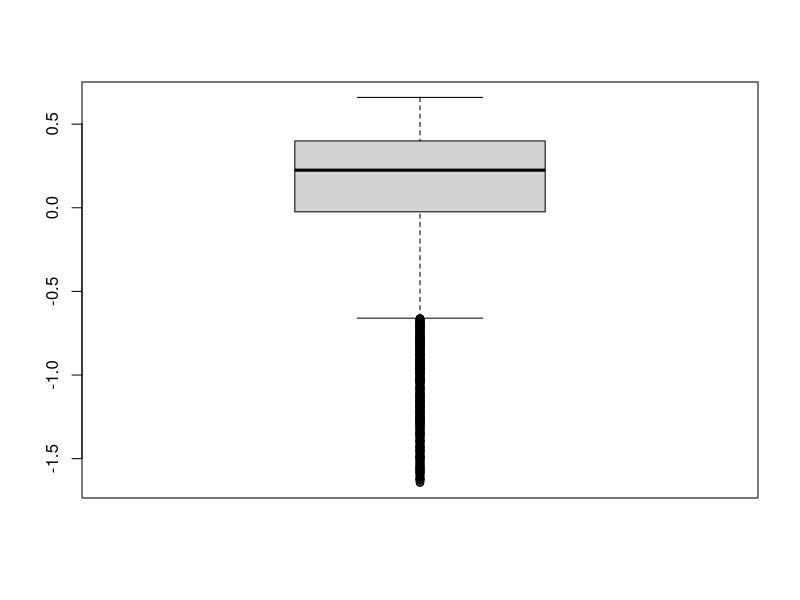
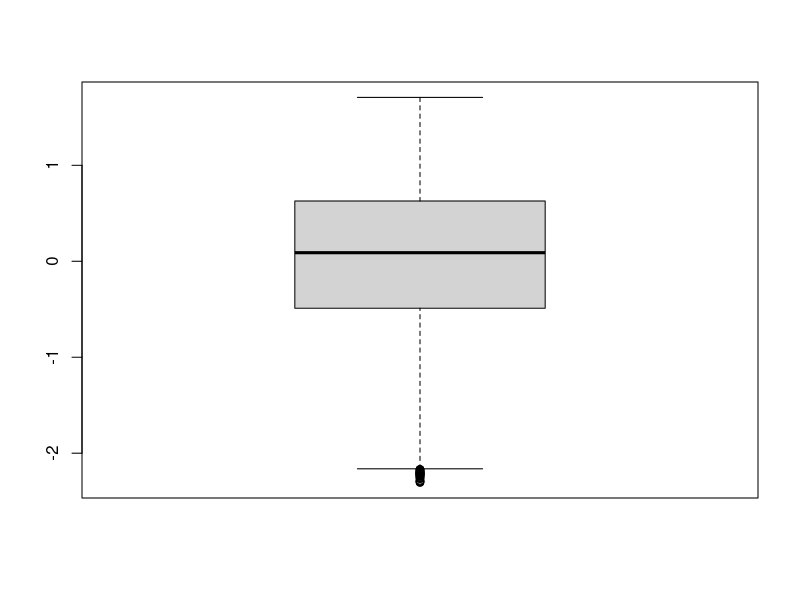
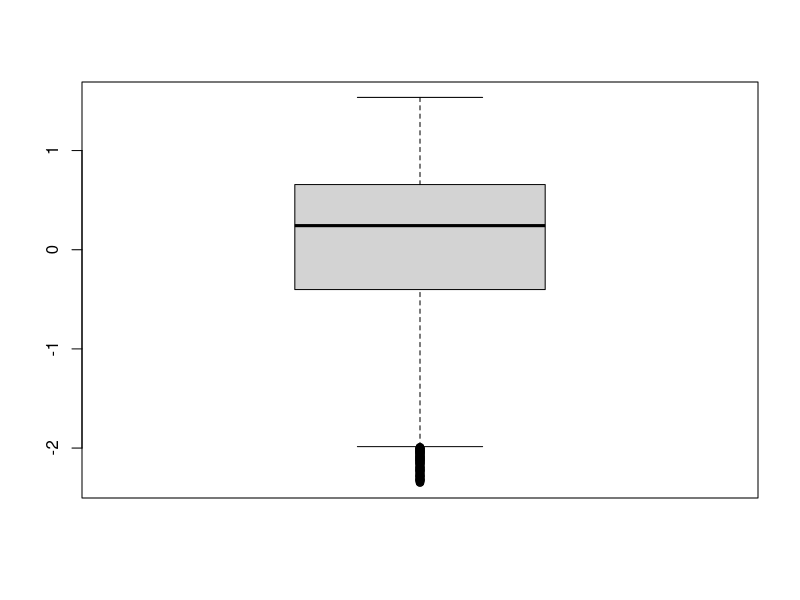
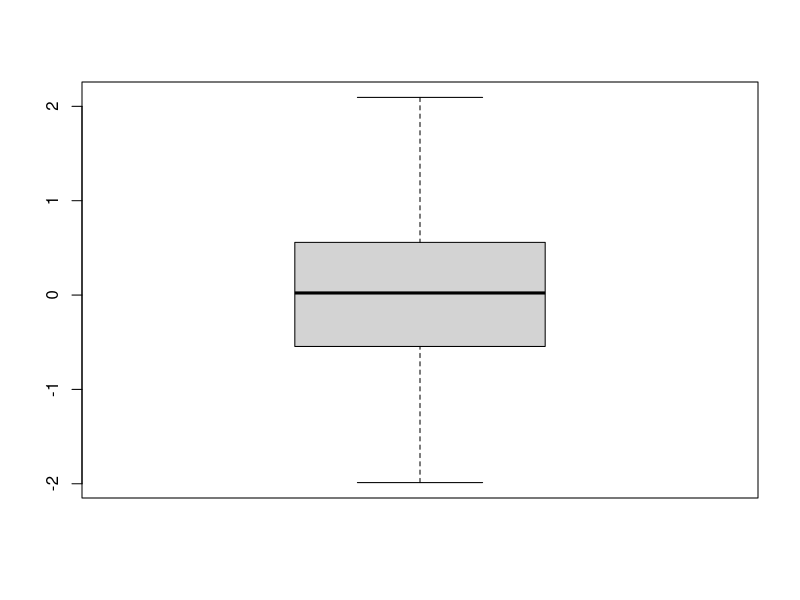
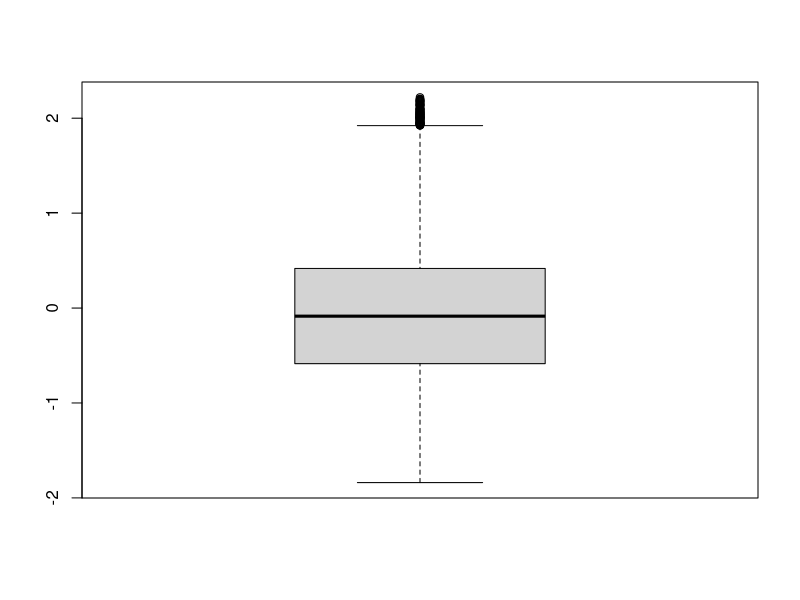
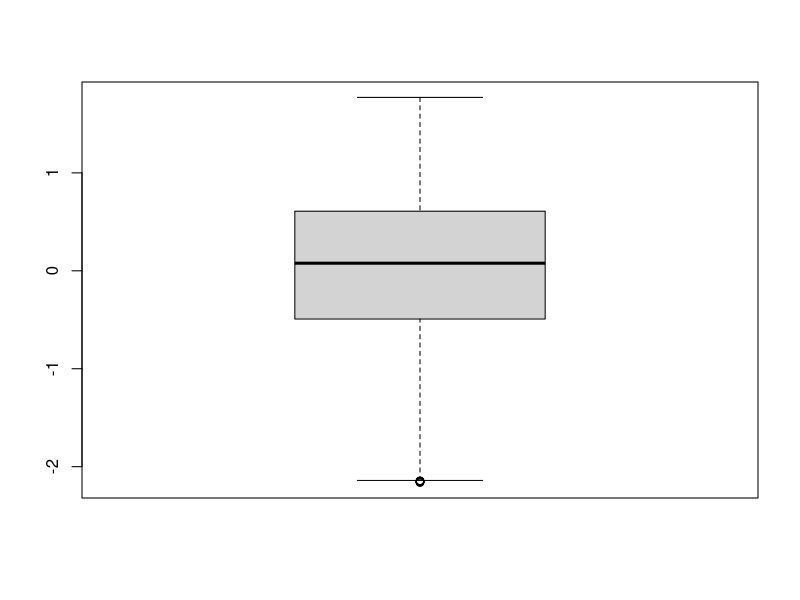
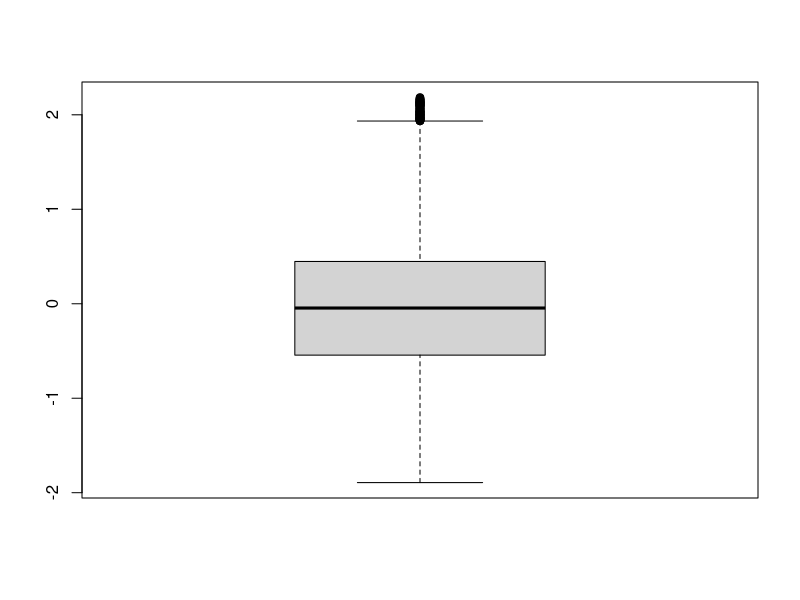
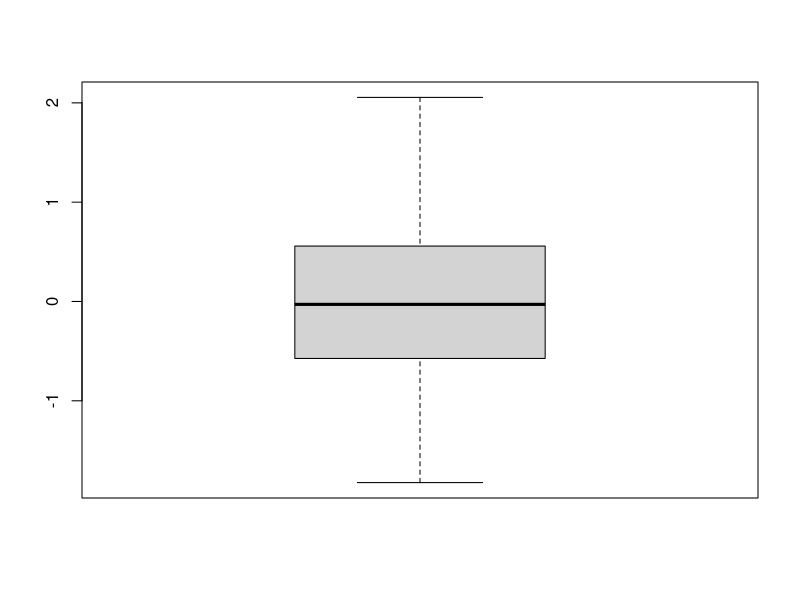

Generate these figures, in order, with R: (Note: this script raises an error after producing the figures.)
library(ggplot2)
library(randomForest)
library(ROCR)

library('rpart')
library('class') # for knn used in subset selecting   

# 1 read input data & modify column
train<-read.csv('hw7_train.csv', header = TRUE)
test<-read.csv('hw7_test.csv', header = TRUE)
length(train[,2])
length(test[,2])
label<-c()
for(i in 1:length(test[,2])){
  label<-c(label, 0)
}
test<-cbind(test, label)
test<-test[c(1,22,2,3,4,5,6,7,8,9,10,11,12,13,14,15,16,17,18,19,20,21)]
data<-data.frame()
data<-rbind(data,train)
data<-rbind(data,test)
data<-data[2:22] # cut column X (just no meaning serial number)
str(data)

# 2 missing & odd value imputation
summary(data)
sum(is.na(data)) # no missings

# 2.1 feature1
#boxplot(data$feature1) # outliers BAD
#sum(data$feature1< -1)
lower_bound<-quantile(data$feature1, 0.025)
upper_bound<-quantile(data$feature1, 0.975)
#sum(data$feature1 < lower_bound)
data$feature1[data$feature1<lower_bound]<-median(data$feature1)
data$feature1[data$feature1>upper_bound]<-median(data$feature1)
boxplot(data$feature1)
# 2.2 
lower_bound<-quantile(data$feature2, 0.025)
upper_bound<-quantile(data$feature2, 0.975)
data$feature2[data$feature2<lower_bound]<-median(data$feature2)
data$feature2[data$feature2>upper_bound]<-median(data$feature2)
boxplot(data$feature2)
# 2.3
lower_bound<-quantile(data$feature3, 0.025)
upper_bound<-quantile(data$feature3, 0.975)
data$feature3[data$feature3<lower_bound]<-median(data$feature3)
data$feature3[data$feature3>upper_bound]<-median(data$feature3)
boxplot(data$feature3)
# 2.4
lower_bound<-quantile(data$feature4, 0.025)
upper_bound<-quantile(data$feature4, 0.975)
data$feature4[data$feature4<lower_bound]<-median(data$feature4)
data$feature4[data$feature4>upper_bound]<-median(data$feature4)
boxplot(data$feature4)
# 2.5
lower_bound<-quantile(data$feature5, 0.025)
upper_bound<-quantile(data$feature5, 0.975)
data$feature5[data$feature5<lower_bound]<-median(data$feature5)
data$feature5[data$feature5>upper_bound]<-median(data$feature5)
boxplot(data$feature5)
# 2.6
lower_bound<-quantile(data$feature6, 0.025)
upper_bound<-quantile(data$feature6, 0.975)
data$feature6[data$feature6<lower_bound]<-median(data$feature6)
data$feature6[data$feature6>upper_bound]<-median(data$feature6)
boxplot(data$feature6)
# 2.7
lower_bound<-quantile(data$feature7, 0.025)
upper_bound<-quantile(data$feature7, 0.975)
data$feature7[data$feature7<lower_bound]<-median(data$feature7)
data$feature7[data$feature7>upper_bound]<-median(data$feature7)
boxplot(data$feature7)
# 2.8
lower_bound<-quantile(data$feature8, 0.025)
upper_bound<-quantile(data$feature8, 0.975)
data$feature8[data$feature8<lower_bound]<-median(data$feature8)
data$feature8[data$feature8>upper_bound]<-median(data$feature8)
boxplot(data$feature8)
# 2.9
lower_bound<-quantile(data$feature9, 0.025)
upper_bound<-quantile(data$feature9, 0.975)
data$feature9[data$feature9<lower_bound]<-median(data$feature9)
data$feature9[data$feature9>upper_bound]<-median(data$feature9)
boxplot(data$feature9)
# 2.10
lower_bound<-quantile(data$feature10, 0.025)
upper_bound<-quantile(data$feature10, 0.975)
data$feature10[data$feature10<lower_bound]<-median(data$feature10)
data$feature10[data$feature10>upper_bound]<-median(data$feature10)
boxplot(data$feature10)
# 2.11
lower_bound<-quantile(data$feature11, 0.025)
upper_bound<-quantile(data$feature11, 0.975)
data$feature11[data$feature11<lower_bound]<-median(data$feature11)
data$feature11[data$feature11>upper_bound]<-median(data$feature11)
boxplot(data$feature11)
# 2.12
lower_bound<-quantile(data$feature12, 0.025)
upper_bound<-quantile(data$feature12, 0.975)
data$feature12[data$feature12<lower_bound]<-median(data$feature12)
data$feature12[data$feature12>upper_bound]<-median(data$feature12)
boxplot(data$feature12)
# 2.13
lower_bound<-quantile(data$feature13, 0.025)
upper_bound<-quantile(data$feature13, 0.975)
data$feature13[data$feature13<lower_bound]<-median(data$feature13)
data$feature13[data$feature13>upper_bound]<-median(data$feature13)
boxplot(data$feature13)
# 2.14
lower_bound<-quantile(data$feature14, 0.025)
upper_bound<-quantile(data$feature14, 0.975)
data$feature14[data$feature14<lower_bound]<-median(data$feature14)
data$feature14[data$feature14>upper_bound]<-median(data$feature14)
boxplot(data$feature14)
# 2.15
lower_bound<-quantile(data$feature15, 0.025)
upper_bound<-quantile(data$feature15, 0.975)
data$feature15[data$feature15<lower_bound]<-median(data$feature15)
data$feature15[data$feature15>upper_bound]<-median(data$feature15)
boxplot(data$feature15)
# 2.16
lower_bound<-quantile(data$feature16, 0.025)
upper_bound<-quantile(data$feature16, 0.975)
data$feature16[data$feature16<lower_bound]<-median(data$feature16)
data$feature16[data$feature16>upper_bound]<-median(data$feature16)
boxplot(data$feature16)
# 2.17
lower_bound<-quantile(data$feature17, 0.025)
upper_bound<-quantile(data$feature17, 0.975)
data$feature17[data$feature17<lower_bound]<-median(data$feature17)
data$feature17[data$feature17>upper_bound]<-median(data$feature17)
boxplot(data$feature17)
# 2.18
lower_bound<-quantile(data$feature18, 0.025)
upper_bound<-quantile(data$feature18, 0.975)
data$feature18[data$feature18<lower_bound]<-median(data$feature18)
data$feature18[data$feature18>upper_bound]<-median(data$feature18)
boxplot(data$feature18)
# 2.19
lower_bound<-quantile(data$feature19, 0.025)
upper_bound<-quantile(data$feature19, 0.975)
data$feature19[data$feature19<lower_bound]<-median(data$feature19)
data$feature19[data$feature19>upper_bound]<-median(data$feature19)
boxplot(data$feature19)
# 2.20
lower_bound<-quantile(data$feature20, 0.025)
upper_bound<-quantile(data$feature20, 0.975)
data$feature20[data$feature20<lower_bound]<-median(data$feature20)
data$feature20[data$feature20>upper_bound]<-median(data$feature20)
boxplot(data$feature20)


aaa<-c(1,2,3,5,6,7,11,14,15,16,17,18)
data<-data[aaa]
# 3 data balencing
index<-c(1:length(train[,2]))
train1<-data[index,]

# 3.5 EDA
eda<-lm(formula=label~., data=train1)
summary(eda) #feature1,2,4,5,6,10,13,14,15,16,17 are significant

test1<-data[-index,]
prop.table(table(train1$label)) # no serious data imbalance -1:1=65:35
train1$label<-as.factor(train1$label)

# 4 build model
set.seed(2021)
index<-sample(1:length(train1[,2]),length(train1[,2])*0.2)
train1_test<-train1[index,]
train1_train<-train1[-index,]
#model<-randomForest(
#  label~.,
#  data=train1_train
#)


model<-rpart(label~.,
             data=train1_train, control=rpart.control(maxdepth=5),
             method="class")

train_result<-data.frame(truth=train1_train$label,pred=predict(model, type="class"))
train_cm<-table(train_result)

result<-predict(model,newdata = train1_test[,-1],'prob')
head(result)
head(result[,1]) # % of -1
output<-result[,2]
pr<-prediction(output, train1_test$label)
perf<-performance(pr,"tpr","fpr")
plot(perf,colorize=TRUE)

bbb<-c(0.1,0.2,0.3,0.4,0.5,0.6,0.7,0.8,0.9)
ccc<-c(0.45,0.46,0.47,0.48,0.49,0.5,0.51,0.52,0.53,0.54,0.55)
for(i in bbb){ 
  print(i)
  cM<-table(truth=train1_test$label, prediction=result[,2]>i)
  print(cM[1,1]+cM[2,2])
} # threshold=0.53 best
cM<-table(truth=train1_test$label, prediction=result[,2]>0.53)
print(cM[1,1]+cM[2,2])
print((cM[1,1]+cM[2,2])/(cM[1,1]+cM[1,2]+cM[2,1]+cM[2,2]))

result<-predict(model,newdata = test1[,-1],'prob')
head(result)
id<-c(0:(length(test1[,2])-1))
head(id)
re<-c()
for(i in 1:length(test1[,2])){
  if(result[i,2]>0.47){
    re<-c(re,1)
  }else{
    re<-c(re,-1)
  }
}
head(re)
out_pred<-data.frame(id=id,label=re)
write.csv(out_pred, file='result_v2.csv', row.names = F)
